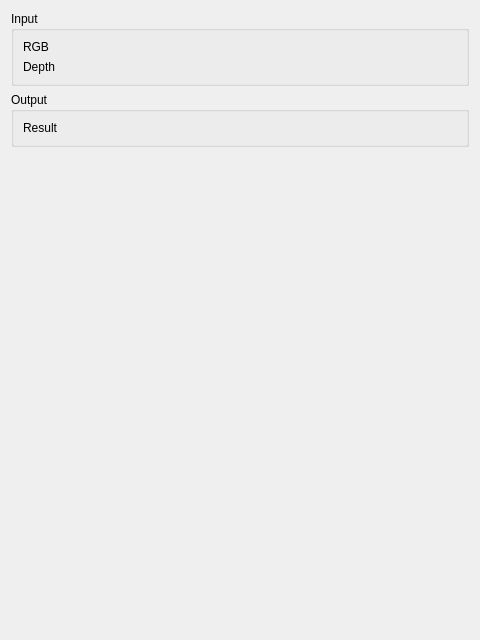
<?xml version="1.0" encoding="UTF-8"?>
<ui version="4.0">
 <class>qSlicerFeetSegmentationIOWidget</class>
 <widget class="QWidget" name="qSlicerFeetSegmentationIOWidget">
  <property name="geometry">
   <rect>
    <x>0</x>
    <y>0</y>
    <width>480</width>
    <height>640</height>
   </rect>
  </property>
  <property name="windowTitle">
   <string>Form</string>
  </property>
  <layout class="QVBoxLayout" name="verticalLayout_4">
   <item>
    <widget class="QGroupBox" name="inputBox">
     <property name="title">
      <string>Input</string>
     </property>
     <layout class="QVBoxLayout" name="verticalLayout">
      <item>
       <layout class="QHBoxLayout" name="horizontalLayout">
        <item>
         <widget class="QLabel" name="rgbInputLabel">
          <property name="text">
           <string>RGB</string>
          </property>
         </widget>
        </item>
        <item>
         <widget class="qMRMLNodeComboBox" name="rgbInputNodeSelector" native="true"/>
        </item>
       </layout>
      </item>
      <item>
       <layout class="QHBoxLayout" name="horizontalLayout_2">
        <item>
         <widget class="QLabel" name="depthInputLabel">
          <property name="text">
           <string>Depth</string>
          </property>
         </widget>
        </item>
        <item>
         <widget class="qMRMLNodeComboBox" name="depthInputNodeSelector" native="true"/>
        </item>
       </layout>
      </item>
     </layout>
    </widget>
   </item>
   <item>
    <widget class="QGroupBox" name="outputBox">
     <property name="title">
      <string>Output</string>
     </property>
     <layout class="QVBoxLayout" name="verticalLayout_3">
      <item>
       <layout class="QHBoxLayout" name="horizontalLayout_3">
        <item>
         <widget class="QLabel" name="resultOutputLabel">
          <property name="text">
           <string>Result</string>
          </property>
         </widget>
        </item>
        <item>
         <widget class="qMRMLNodeComboBox" name="resultOutputNodeSelector" native="true"/>
        </item>
       </layout>
      </item>
     </layout>
    </widget>
   </item>
   <item>
    <spacer name="verticalSpacer">
     <property name="orientation">
      <enum>Qt::Vertical</enum>
     </property>
     <property name="sizeHint" stdset="0">
      <size>
       <width>20</width>
       <height>40</height>
      </size>
     </property>
    </spacer>
   </item>
  </layout>
 </widget>
 <customwidgets>
  <customwidget>
   <class>qMRMLNodeComboBox</class>
   <extends>QWidget</extends>
   <header>qMRMLNodeComboBox.h</header>
   <container>1</container>
  </customwidget>
 </customwidgets>
 <resources/>
 <connections/>
</ui>
